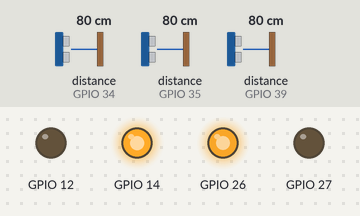
Simulated run of this sketch. Board: ESP32. Parts: output pins drawn as LEDs (lit = HIGH). Wiring (inferred from the names in the program): 3 × ultrasonic range finder: trigger GPIO 25, echo GPIO 35 / trigger GPIO 32, echo GPIO 39 / trigger GPIO 33, echo GPIO 34. Inputs (shaded band) come from the test bench; at power-on: distance to the obstacle (sensors on GPIO 34, GPIO 35, GPIO 39) 80 cm. The echo pulse lasts 58.3 µs per cm; WiFi joins after 1.5 s; servers stay silent unless stated; pins used as bus, display or sensor lines are not drawn; what the sketch prints to the serial monitor is not drawn.

Above: at 4.4 s.
4.5 s: distance to the obstacle (sensor on GPIO 34) set to 44 cm
6.0 s: distance to the obstacle (sensor on GPIO 34) set to 38 cm
At 6.5 s:
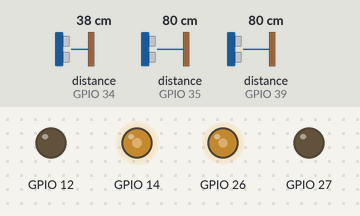
7.5 s: distance to the obstacle (sensor on GPIO 35) set to 12 cm
9.0 s: distance to the obstacle (sensor on GPIO 35) set to 9 cm
At 9.4 s:
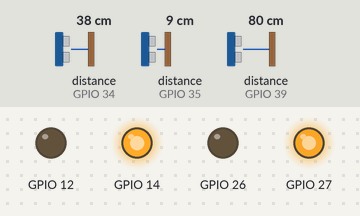
10.5 s: distance to the obstacle (sensor on GPIO 39) set to 23 cm
12.0 s: distance to the obstacle (sensor on GPIO 39) set to 20 cm
At 13.0 s:
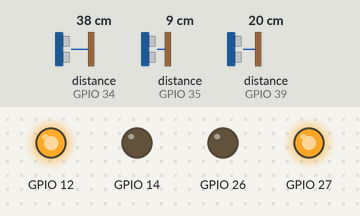
Timing chart, 0 to 14.5 s (numbered marks = the images above; inputs shaded):
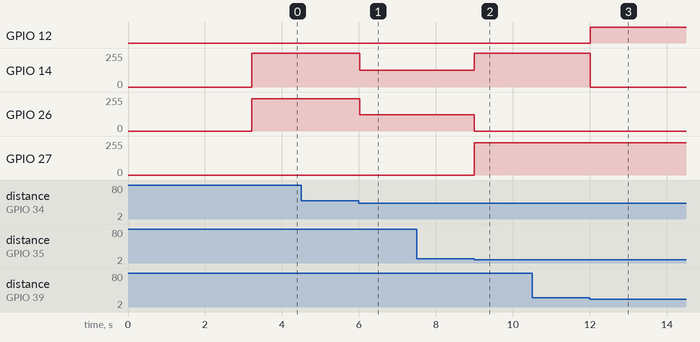

The sketch:

esp32.ino
```cpp
#include "structs.h"
#include <WiFi.h>
#include <ArduinoWebsockets.h>

Car car;   // define car variable
Conn conn; // wifi connection

const char* websockets_server_host = "ws.auto.sillyfrog.nl"; //Enter server adress
const uint16_t websockets_server_port = 8100; // Enter server port

using namespace websockets;

WebsocketsClient client;

int minCenterDist = 20;
int minSideDist = 10;

float leftSpeedMultiplier = 0.95;
float rightSpeedMultiplier = 1.0;

void setup()
{
    // assign pins
    car.pins.output.distanceLeftTrig = 32;
    car.pins.input.distanceLeftEcho = 39;
    car.pins.output.distanceCenterTrig = 33;
    car.pins.input.distanceCenterEcho = 34;
    car.pins.output.distanceRightTrig = 25;
    car.pins.input.distanceRightEcho = 35;

    car.pins.output.leftForward = 26;
    car.pins.output.leftBackward = 27;
    car.pins.output.rightForward = 14;
    car.pins.output.rightBackward = 12;

    pinMode(car.pins.output.distanceLeftTrig, OUTPUT);
    pinMode(car.pins.input.distanceLeftEcho, INPUT);
    pinMode(car.pins.output.distanceCenterTrig, OUTPUT);
    pinMode(car.pins.input.distanceCenterEcho, INPUT);
    pinMode(car.pins.output.distanceRightTrig, OUTPUT);
    pinMode(car.pins.input.distanceRightEcho, INPUT);

    pinMode(car.pins.output.leftForward, OUTPUT);
    pinMode(car.pins.output.leftBackward, OUTPUT);
    pinMode(car.pins.output.rightForward, OUTPUT);
    pinMode(car.pins.output.rightBackward, OUTPUT);

    // set car id
    car.Id = "Auto-1";

    // set wifi credentials
    conn.ssid = "Vinnie";
    conn.password = "password"; //! Replace password

    WiFi.setHostname(car.Id);
    WiFi.mode(WIFI_STA);
    WiFi.begin(conn.ssid, conn.password);

    for(int i = 0; i < 10 && WiFi.status() != WL_CONNECTED; i++) {
        Serial.print(".");
        delay(1000);
    } // wait for wifi connection

    client.connect(websockets_server_host, websockets_server_port, "/"); // connect to websocket

    delay(1000); // delay main loop

}

long getDistance(int trigPin, int echoPin)
{
    long duration;

    digitalWrite(trigPin, LOW);
    delayMicroseconds(2);
    digitalWrite(trigPin, HIGH);
    delayMicroseconds(10);
    digitalWrite(trigPin, LOW);
    duration = pulseIn(echoPin, HIGH);
    return duration * 0.034 / 2; // calculate distance from duration
}

void querySensors()
{
    Distance distance;

    distance.left = getDistance(car.pins.output.distanceLeftTrig, car.pins.input.distanceLeftEcho);
    distance.center = getDistance(car.pins.output.distanceCenterTrig, car.pins.input.distanceCenterEcho);
    distance.right = getDistance(car.pins.output.distanceRightTrig, car.pins.input.distanceRightEcho);

    car.distance = distance;

    return;
}

void sendMessage() {
    char data[64];

    sprintf(data, "%S,%.2f,%.2f,%.2f", car.Id, car.distance.left, car.distance.center, car.distance.right);

    client.send(data);

    return;
}

void setControls(float left, float right)
{
    float leftSpeed = left * leftSpeedMultiplier * 255;
    float rightSpeed = right * rightSpeedMultiplier * 255;

    if (leftSpeed >= 0.0)
    {
        analogWrite(car.pins.output.leftForward, abs(leftSpeed));
        analogWrite(car.pins.output.leftBackward, 0);
    }
    else
    {
        analogWrite(car.pins.output.leftBackward, abs(leftSpeed));
        analogWrite(car.pins.output.leftForward, 0);
    }

    if (rightSpeed >= 0.0)
    {
        analogWrite(car.pins.output.rightForward, abs(rightSpeed));
        analogWrite(car.pins.output.rightBackward, 0);
    }
    else
    {
        analogWrite(car.pins.output.rightBackward, abs(rightSpeed));
        analogWrite(car.pins.output.rightForward, 0);
    }

    return;
}

void loop()
{
    querySensors();

    if ((car.distance.center < minCenterDist) || (car.distance.left < minSideDist) || (car.distance.right < minSideDist))
    {
        if (car.distance.left > minCenterDist)
        {
            setControls(-1.0, 1.0); // turn left
        }
        else if (car.distance.right > minCenterDist)
        {
            setControls(1.0, -1.0); // turn right
        }
        else
        {
            setControls(-1.0, -1.0); // ride backwards
        }
    }
    else if (car.distance.center < (minCenterDist * 2))
    {
        setControls(0.5, 0.5); // ride slowly forwards
    }
    else
    {
        setControls(1.0, 1.0); // ride forwards
    }

    sendMessage();
}
```

structs.h
```cpp
struct Distance
{
    float left;
    float center;
    float right;
};

struct Pins
{
    struct Input
    {
        int distanceLeftEcho;
        int distanceCenterEcho;
        int distanceRightEcho;
        int leftForward;
        int leftBackward;
        int rightForward;
        int rightBackward;
    };
    Input input;

    struct Output
    {
        int distanceLeftTrig;
        int distanceCenterTrig;
        int distanceRightTrig;
        int leftForward;
        int leftBackward;
        int rightForward;
        int rightBackward;
    };
    Output output;
};

struct Car
{
    struct Connection
    {
        char* ip;
        long rssi;
    };
    Connection connection;
    Pins pins;
    Distance distance;
    char* Id;
};

struct Conn
{
    char* ssid;
    char* password;
};
```

Measured:
- the behaviour switches between 41 and 40 cm on distance to the obstacle (sensor on GPIO 34) (found by bisection; images 0 and 1)
- the behaviour switches between 11 and 10 cm on distance to the obstacle (sensor on GPIO 35) (found by bisection; images 1 and 2)
- the behaviour switches between 22 and 21 cm on distance to the obstacle (sensor on GPIO 39) (found by bisection; images 2 and 3)
- after the input at 4.5 s, every drawn part: stays the same
- after the input at 6.0 s, GPIO 14: 255/255 → 127/255 at once; GPIO 26: 242/255 → 121/255 at once
- after the input at 7.5 s, every drawn part: stays the same
- after the input at 9.0 s, GPIO 14: 127/255 → 255/255 at once; GPIO 26: 121/255 → 0/255 at once; GPIO 27: 0/255 → 242/255 at once
- after the input at 10.5 s, every drawn part: stays the same
- after the input at 12.0 s, GPIO 12: LOW → HIGH at once; GPIO 14: 255/255 → 0/255 at once
